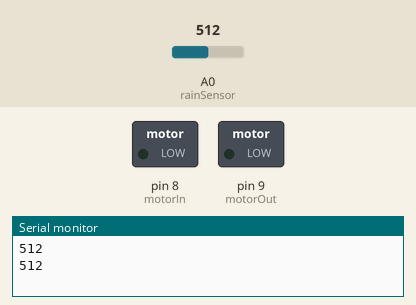
Simulated run of this sketch. Board: Arduino Uno, built with avr-gcc and run on an emulated ATmega328P. On the bench: switched loads named in the sketch (green lamp = pin HIGH), the last lines printed to the serial monitor. The inputs (shaded band) are chosen by the test bench; at power-on: A0 (rainSensor) = 512.

Above: at 1.8 s.
1.9 s: A0 (rainSensor) set to 489
At 3.2 s:
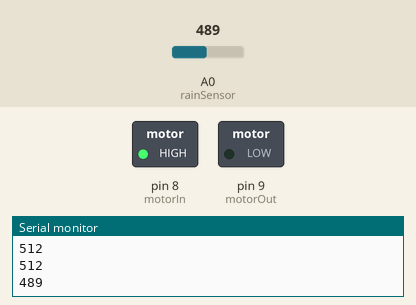
6.0 s: A0 (rainSensor) set to 510
At 6.5 s:
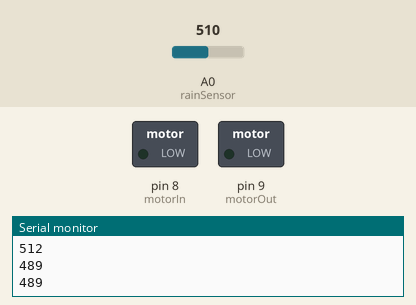
7.5 s: A0 (rainSensor) set to 490
At 9.2 s:
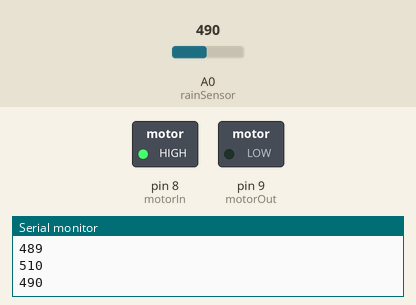
11.6 s: A0 (rainSensor) set to 511
At 12.3 s:
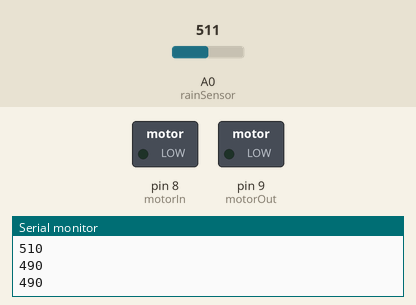
Timing chart, 0 to 14.5 s (numbered marks = the images above; inputs shaded):
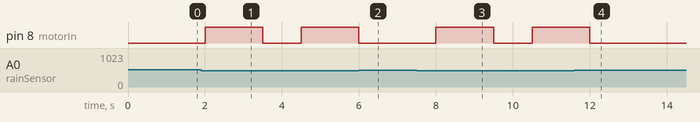

The sketch:

clothesline.ino
```cpp
const int rainSensor = A0;
const int motorIn = 8;
const int motorOut = 9;
const int threshold = 500;

void setup() {
  pinMode(motorIn, OUTPUT);
  pinMode(motorOut, OUTPUT);
  Serial.begin(9600);
}

void stopMotor() {
  digitalWrite(motorIn, LOW);
  digitalWrite(motorOut, LOW);
}

void loop() {
  const int value = analogRead(rainSensor);
  Serial.println(value);

  if (value < threshold) {
    // Rain detected: retract clothesline.
    digitalWrite(motorIn, HIGH);
    digitalWrite(motorOut, LOW);
    delay(1500);
    stopMotor();
  } else {
    stopMotor();
  }
  delay(1000);
}
```

Measured:
- the behaviour switches between 500 and 499 on A0 (rainSensor) (found by bisection; images 0 and 1)
- after the input at 1.9 s, pin 8 (motorIn): LOW → HIGH after 0.10 s, → LOW 1.5 s later, → HIGH 1.0 s later
- after the input at 6.0 s, pin 8 (motorIn): goes on until 6.0 s, then stays LOW
- after the input at 7.5 s, pin 8 (motorIn): LOW → HIGH after 0.50 s, → LOW 1.5 s later, → HIGH 1.0 s later
- after the input at 11.6 s, pin 8 (motorIn): goes on until 12.0 s, then stays LOW
